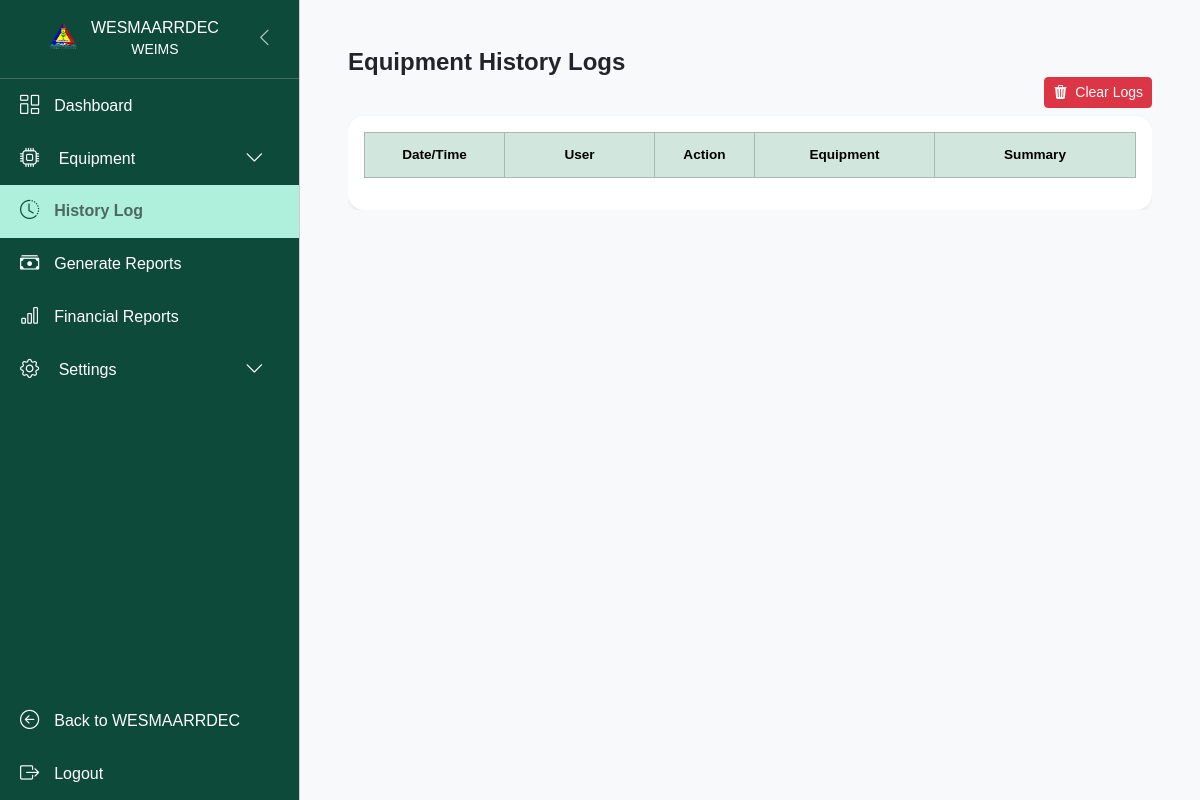
The app's page /weims/history-logs/ (signed in), older data.
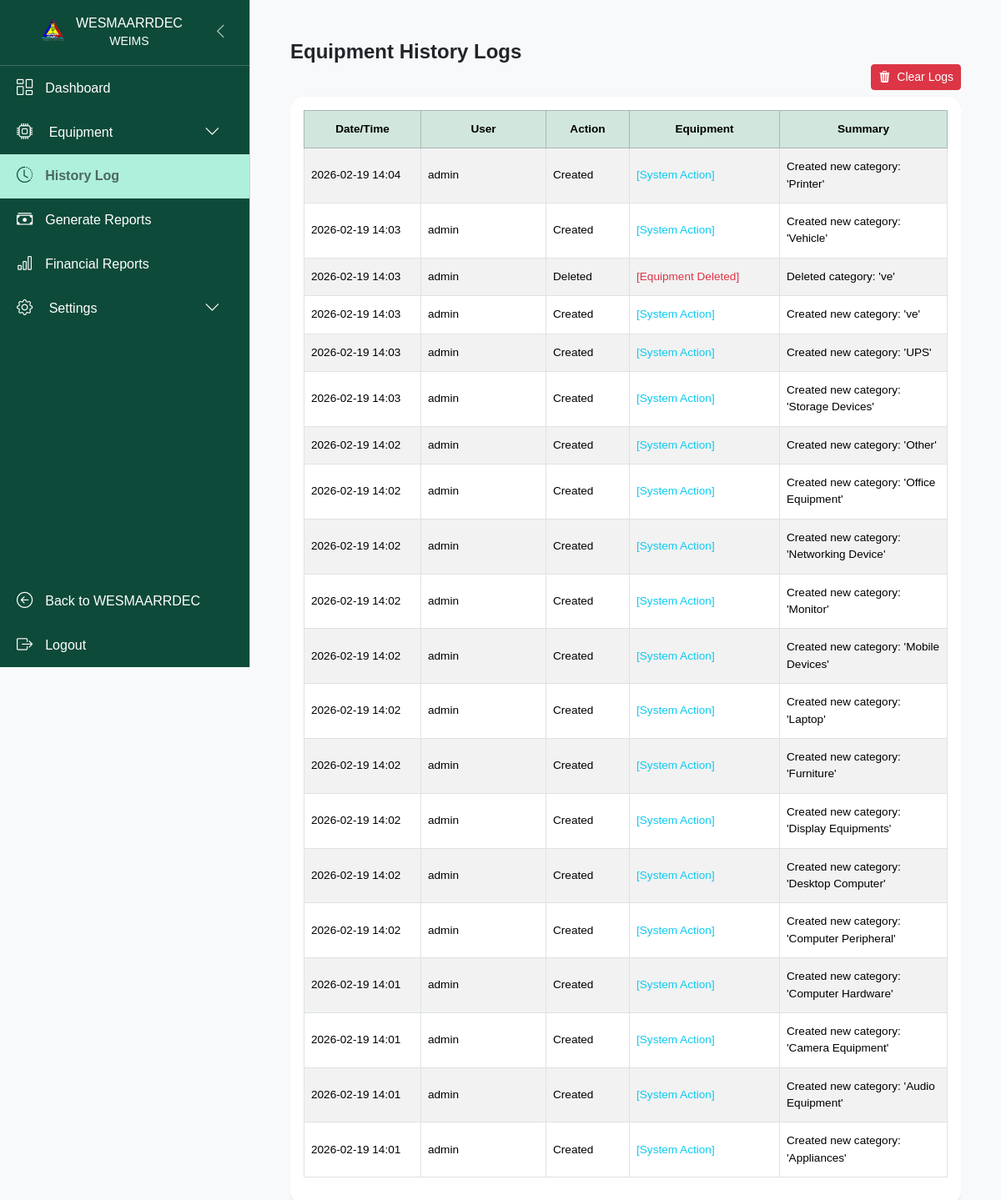
The same page, newer data.
### equipments/models.py (models this page shows, shortened)
class EquipmentActionLog(models.Model):
    ACTION_CHOICES = [
        ('create', 'Created'),
        ('edit', 'Edited'),
        ('delete', 'Deleted'),
        ('archive', 'Archived'),
        ('unarchive', 'Unarchived'),
        ('return', 'Returned'),
        ('reissue', 'Reissued'),
    ]
    equipment = models.ForeignKey('Equipment', on_delete=models.SET_NULL, null=True, blank=True)
    action = models.CharField(max_length=20, choices=ACTION_CHOICES)
    user = models.ForeignKey(settings.AUTH_USER_MODEL, on_delete=models.SET_NULL, null=True)
    timestamp = models.DateTimeField(auto_now_add=True)
    summary = models.TextField(blank=True, null=True)

### auth_user/models.py (models this page shows)
class User(AbstractUser):
    profile_picture = models.ImageField(upload_to='profile_pictures/', null=True, blank=True)
    researcher = models.BooleanField(default=False)
    secretariat = models.BooleanField(default=False)
    stakeholder = models.BooleanField(default=False)

### equipments/views.py (the view)
# urls.py: path('history-logs/', views.history_logs, name='history_logs'),
@login_required
@user_passes_test(is_admin_or_superadmin)
def history_logs(request):
    logs = EquipmentActionLog.objects.select_related('user', 'equipment').order_by('-timestamp')[:500]  # Limit for performance
    return render(request, 'equipments/history_logs.html', {'logs': logs})

### cmscore/context_processors.py (called while the page is built)
def search_form(request):
    return {'form': SearchForm()}

### equipments/helpers.py (called while the page is built)
def is_admin_or_superadmin(user):
    return user.is_superuser or user.groups.filter(name='admin').exists() or getattr(user, 'secretariat', False)

### equipments/templates/equipments/history_logs.html (shortened to what this page needs)
{% extends 'equipments/base.html' %}
{% block content %}
<div class="container-fluid mt-4 px-4">
  <h4 class="fw-semibold mb-0">Equipment History Logs</h4>
  <div class="table-responsive">
    <div class="d-flex justify-content-end mb-2">
    <form method="post" action="{% url 'equipments:clear_history_logs' %}" onsubmit="return confirm('Are you sure you want to clear all history logs?');">
        <button type="submit" class="btn btn-danger btn-sm">
          <i class="bi bi-trash3-fill me-1"></i> Clear Logs
        </button>
    </form>
    </div>
  <div class="card shadow-sm border-0 rounded-4">
    <div class="card-body p-3">
      <div class="table-responsive">
        <table id="logsTable" class="table table-hover table-striped table-bordered align-middle text-nowrap small">
          <thead class="table-success text-center align-middle">
            <tr>
              <th>Date/Time</th>
              <th>User</th>
              <th>Action</th>
              <th>Equipment</th>
              <th>Summary</th>
            </tr>
          </thead>
          <tbody>
            {% for log in logs %}
            <tr>
              <td>{{ log.timestamp|date:"Y-m-d H:i" }}</td>
              <td>{{ log.user.get_full_name|default:log.user.username|default:"System" }}</td>
              <td>{{ log.get_action_display }}</td>
              <td>
                {% if log.equipment %}
                  {{ log.equipment.item_name }}<br>
                  <small class="text-muted">#{{ log.equipment.item_propertynum }}</small>
                {% else %}
                  {% if log.action == 'delete' %}
                    <span class="text-danger">[Equipment Deleted]</span>
                  {% elif 'Bulk updated' in log.summary or 'category' in log.summary|lower or 'status' in log.summary|lower or 'Cleared all' in log.summary %}
                    <span class="text-info">[System Action]</span>
                  {% else %}
                    <span class="text-muted">[No Equipment]</span>
                  {% endif %}
                {% endif %}
              </td>
              <td>{{ log.summary }}</td>
            </tr>
            {% endfor %}
          </tbody>
        </table>
      </div>
    </div>
  </div>
</div>
<link rel="stylesheet" href="https://cdn.datatables.net/1.13.4/css/dataTables.bootstrap5.min.css">
{% endblock %}

Row changes from the older to the newer data that the page shows:
added EquipmentActionLog: timestamp "2026-02-19 14:04", user.get_full_name "admin", action "Created", shows "[System Action]", summary "Created new category: 'Printer'"
added EquipmentActionLog: timestamp "2026-02-19 14:03", user.get_full_name "admin", action "Created", shows "[System Action]", summary "Created new category: 'Vehicle'"
added EquipmentActionLog: timestamp "2026-02-19 14:03", user.get_full_name "admin", action "Deleted", shows "[Equipment Deleted]", summary "Deleted category: 've'"
added EquipmentActionLog: timestamp "2026-02-19 14:03", user.get_full_name "admin", action "Created", shows "[System Action]", summary "Created new category: 've'"
added EquipmentActionLog: timestamp "2026-02-19 14:03", user.get_full_name "admin", action "Created", shows "[System Action]", summary "Created new category: 'UPS'"
added EquipmentActionLog: timestamp "2026-02-19 14:03", user.get_full_name "admin", action "Created", shows "[System Action]", summary "Created new category: 'Storage Devices'"
added EquipmentActionLog: timestamp "2026-02-19 14:02", user.get_full_name "admin", action "Created", shows "[System Action]", summary "Created new category: 'Other'"
added EquipmentActionLog: timestamp "2026-02-19 14:02", user.get_full_name "admin", action "Created", shows "[System Action]", summary "Created new category: 'Office Equipment'"
added EquipmentActionLog: timestamp "2026-02-19 14:02", user.get_full_name "admin", action "Created", shows "[System Action]", summary "Created new category: 'Networking Device'"
added EquipmentActionLog: timestamp "2026-02-19 14:02", user.get_full_name "admin", action "Created", shows "[System Action]", summary "Created new category: 'Monitor'"
added EquipmentActionLog: timestamp "2026-02-19 14:02", user.get_full_name "admin", action "Created", shows "[System Action]", summary "Created new category: 'Mobile Devices'"
added EquipmentActionLog: timestamp "2026-02-19 14:02", user.get_full_name "admin", action "Created", shows "[System Action]", summary "Created new category: 'Laptop'"
added EquipmentActionLog: timestamp "2026-02-19 14:02", user.get_full_name "admin", action "Created", shows "[System Action]", summary "Created new category: 'Furniture'"
added EquipmentActionLog: timestamp "2026-02-19 14:02", user.get_full_name "admin", action "Created", shows "[System Action]", summary "Created new category: 'Display Equipments'"
added EquipmentActionLog: timestamp "2026-02-19 14:02", user.get_full_name "admin", action "Created", shows "[System Action]", summary "Created new category: 'Desktop Computer'"
added EquipmentActionLog: timestamp "2026-02-19 14:02", user.get_full_name "admin", action "Created", shows "[System Action]", summary "Created new category: 'Computer Peripheral'"
added EquipmentActionLog: timestamp "2026-02-19 14:01", user.get_full_name "admin", action "Created", shows "[System Action]", summary "Created new category: 'Computer Hardware'"
added EquipmentActionLog: timestamp "2026-02-19 14:01", user.get_full_name "admin", action "Created", shows "[System Action]", summary "Created new category: 'Camera Equipment'"
added EquipmentActionLog: timestamp "2026-02-19 14:01", user.get_full_name "admin", action "Created", shows "[System Action]", summary "Created new category: 'Audio Equipment'"
added EquipmentActionLog: timestamp "2026-02-19 14:01", user.get_full_name "admin", action "Created", shows "[System Action]", summary "Created new category: 'Appliances'"
